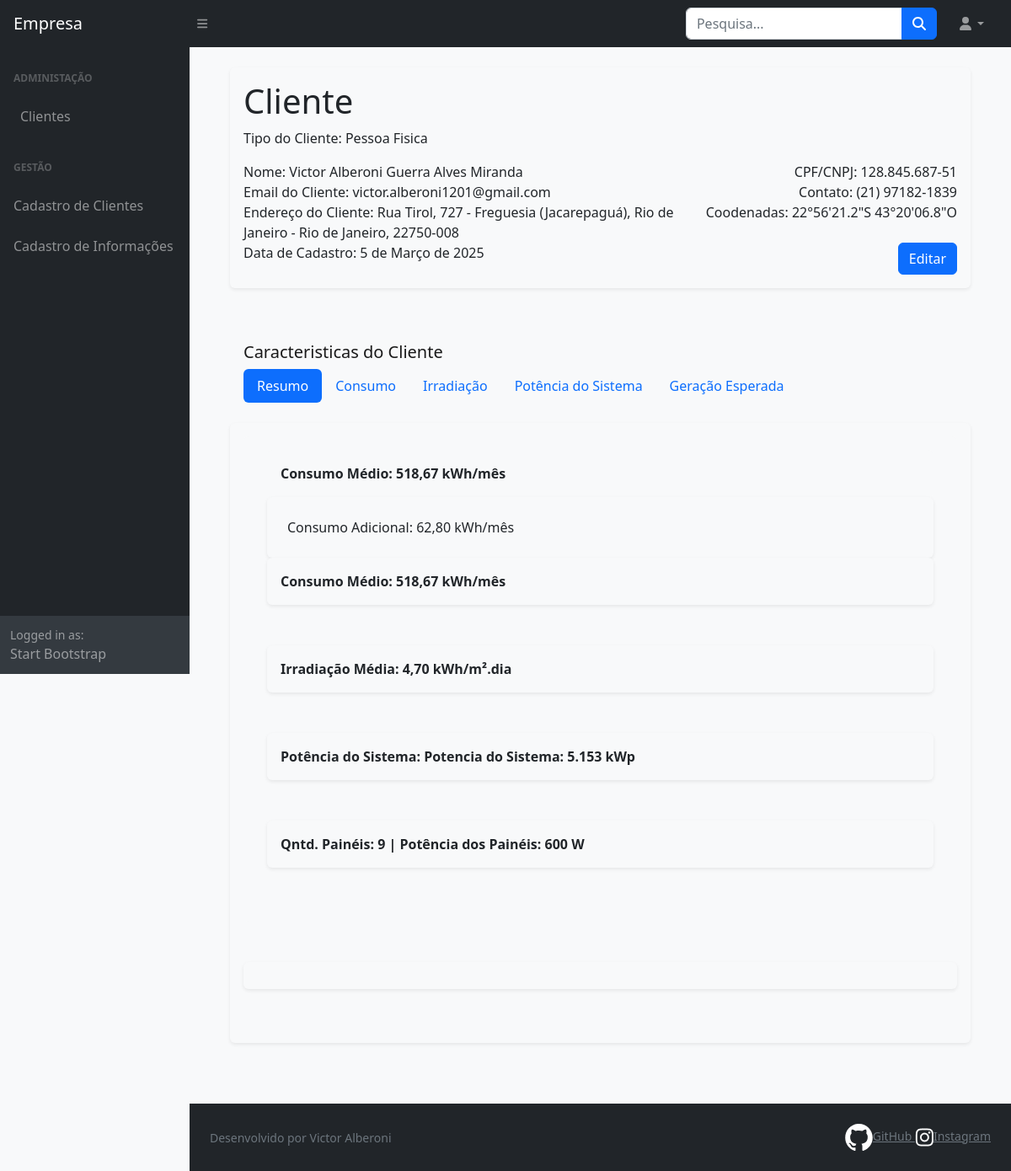
The page /cliente/1/ on the database its author committed.
### clientes/models.py (models this page shows, shortened)
class Cliente(models.Model):
    TYPE = (
        ('PJ','Pessoa Jurídica'),
        ('PF','Pessoa Fisica')
        )
    name = models.CharField(max_length=100,null=False,blank=False,verbose_name='Cliente')
    doc = models.CharField(max_length=14,unique=True,verbose_name='CPF/CNPJ')
    type_pf_pj = models.CharField(max_length=2, choices=TYPE, null=False,blank=False, default='PF',verbose_name='Tipo de Cliente')
    email = models.EmailField(max_length=200,blank=False,null=False,verbose_name='Email')
    phone1 = models.CharField(max_length=11,null=False,blank=False,verbose_name='Contato 1')
    phone2 = models.CharField(max_length=11,null=True,blank=True,verbose_name='Contato 2')
    coord_s = models.CharField(default='', max_length=11, verbose_name='Coordenada Sul', null=True, blank=True)
    coord_w = models.CharField(default='', max_length=11, verbose_name='Coordenada Oeste', null=True, blank=True)
    street = models.CharField(max_length=100,blank=False,null=False,verbose_name='Logradouro',default='-')
    street_number = models.CharField(max_length=100,blank=False,null=False,verbose_name='Numero',default='-')
    city = models.CharField(max_length=100,blank=True,null=True,verbose_name='Cidade')
    state = models.CharField(max_length=100,blank=True,null=True,verbose_name='Estado')
    postal_code = models.CharField(max_length=8,blank=False,null=False,verbose_name='CEP',default='-')
    bairro = models.CharField(max_length=100,blank=True,null=True,verbose_name='Bairro')
    register_date = models.DateField(default=datetime.now,blank=False,verbose_name='Data de Cadastro')
    class Meta:
        verbose_name_plural='Clientes'
    def format_postal(self,number):
        if not number:
            return ''
        digits = ''.join(filter(str.isdigit,number))
        if len(digits) == 8:
            return format_html('{}-{}',digits[:5],digits[5:])
        return number
    def format_coord(self):
        return f'{self.coord_s}S {self.coord_w}O'
    def format_endereco(self):
        return f'{self.street}, {self.street_number} - {self.bairro}, {self.city} - {self.state}, {self.format_postal(self.postal_code)}'

### calculosolar/models.py (models this page shows, shortened)
class CalculoSolar(models.Model):
    cliente = models.ForeignKey(Cliente, on_delete=models.CASCADE)
    cons_jan = models.IntegerField(default=0,verbose_name='Consumo (kWh) Janeiro',null=False,blank=False)
    cons_fev = models.IntegerField(default=0,verbose_name='Consumo (kWh) Fevereiro',null=False,blank=False)
    cons_mar = models.IntegerField(default=0,verbose_name='Consumo (kWh) Março',null=False,blank=False)
    cons_abr = models.IntegerField(default=0,verbose_name='Consumo (kWh) Abril',null=False,blank=False)
    cons_mai = models.IntegerField(default=0,verbose_name='Consumo (kWh) Maio',null=False,blank=False)
    cons_jun = models.IntegerField(default=0,verbose_name='Consumo (kWh) Junho',null=False,blank=False)
    cons_jul = models.IntegerField(default=0,verbose_name='Consumo (kWh) Julho',null=False,blank=False)
    cons_ago = models.IntegerField(default=0,verbose_name='Consumo (kWh) Agosto',null=False,blank=False)
    cons_set = models.IntegerField(default=0,verbose_name='Consumo (kWh) Setembro',null=False,blank=False)
    cons_out = models.IntegerField(default=0,verbose_name='Consumo (kWh) Outubro',null=False,blank=False)
    cons_nov = models.IntegerField(default=0,verbose_name='Consumo (kWh) Novembro',null=False,blank=False)
    cons_dez = models.IntegerField(default=0,verbose_name='Consumo (kWh) Dezembro',null=False,blank=False)
    @property
    def soma_potencia_adicional(self):
        return sum(item.calculopotadicional for item in self.adicaopotenciakwhmes_set.all())
    @property
    def soma_consumo_kwh_adicional(self):
        return sum(item.calculokwh for item in self.calcpotenciaadicional_set.all())
    @property
    def consumo_adicional_total(self):
        soma1 = self.soma_potencia_adicional
        soma2 = self.soma_consumo_kwh_adicional
        return (soma1 + soma2)
    @property
    def cons_total(self):
        soma3 = self.consumo_adicional_total
        soma4 = self.media_consumo
        return (soma4 + soma3)
    @property
    def media_consumo(self):
        meses = [
            self.cons_jan,self.cons_fev,self.cons_mar,
            self.cons_abr,self.cons_mai,self.cons_jun,
            self.cons_jul,self.cons_ago,self.cons_set,
            self.cons_out,self.cons_nov,self.cons_dez
        ]
        return sum(meses)/12 if all(meses) else 0
    class Meta:
        verbose_name = 'Consumo Médio'
        verbose_name_plural = 'Consumos Médios'

class AdicaoPotenciaKWHMes(models.Model): #adiciona a potencia ao consumo médio
    cliente = models.ForeignKey(CalculoSolar,on_delete=models.CASCADE)
    equipamento = models.CharField(verbose_name='Equipamento',default='',null=True,blank=True,max_length=100)
    consumo = models.FloatField(verbose_name='Consumo (kWh/mes)',null=True,blank=True)
    horas = models.FloatField(verbose_name='Horas de Uso por dia',null=True,blank=True)
    minutos = models.FloatField(verbose_name='Minutos de Uso por dia',null=True,blank=True)
    dias = models.FloatField(verbose_name='Dias uso mês',null=True,blank=True)
    @property
    def calculopotadicional(self):
        if None in (self.consumo, self.dias):
            return 0
        elif self.horas == None:
            potadicional = self.consumo*(self.dias/30)*(self.minutos/60)
            return potadicional
        elif self.minutos == None:
            potadicional = self.consumo*(self.dias/30)*(self.horas)
            return potadicional
        else:
            potadicional = self.consumo*(self.dias/30)*(self.horas+(self.minutos/60))
            return potadicional
    class Meta:
        verbose_name = 'Adição de consumo por kWh/mes do equipamento'
        verbose_name_plural = 'Adições de consumo por kWh/mes dos equipamentos'

class CalculoIrradianciaSolar(models.Model):
    estado = models.CharField(default='',max_length=200,null=False,blank=False)
    cidade = models.CharField(default='',max_length=200,null=False,blank=False)
    bairro = models.CharField(default='',max_length=200,null=False,blank=False)
    irradi_jan = models.FloatField(default=0,verbose_name='Irradiancia Janeiro',null=False,blank=False)
    irradi_fev = models.FloatField(default=0,verbose_name='Irradiancia Fevereiro',null=False,blank=False)
    irradi_mar = models.FloatField(default=0,verbose_name='Irradiancia Março',null=False,blank=False)
    irradi_abr = models.FloatField(default=0,verbose_name='Irradiancia Abril',null=False,blank=False)
    irradi_mai = models.FloatField(default=0,verbose_name='Irradiancia Maio',null=False,blank=False)
    irradi_jun = models.FloatField(default=0,verbose_name='Irradiancia Junho',null=False,blank=False)
    irradi_jul = models.FloatField(default=0,verbose_name='Irradiancia Julho',null=False,blank=False)
    irradi_ago = models.FloatField(default=0,verbose_name='Irradiancia Agosto',null=False,blank=False)
    irradi_set = models.FloatField(default=0,verbose_name='Irradiancia Setembro',null=False,blank=False)
    irradi_out = models.FloatField(default=0,verbose_name='Irradiancia Outubro',null=False,blank=False)
    irradi_nov = models.FloatField(default=0,verbose_name='Irradiancia Novembro',null=False,blank=False)
    irradi_dez = models.FloatField(default=0,verbose_name='Irradiancia Dezembro',null=False,blank=False)
    @property
    def media_irradiancia(self):
        meses = [
            self.irradi_jan,self.irradi_fev,self.irradi_mar,
            self.irradi_abr,self.irradi_mai,self.irradi_jun,
            self.irradi_jul,self.irradi_ago,self.irradi_set,
            self.irradi_out,self.irradi_nov,self.irradi_dez
        ]
        return sum(meses)/12 if all(meses) else 0
    class Meta:
        verbose_name = 'Irradiancia Média'
        verbose_name_plural = 'Irradiancias Médias'

class CalculoPotenciaGeracao(models.Model):
    cliente = models.ForeignKey(Cliente, on_delete=models.CASCADE)
    consumo = models.ForeignKey(CalculoSolar,on_delete=models.CASCADE, verbose_name='Consumo Base')
    irradi = models.ForeignKey(CalculoIrradianciaSolar,on_delete=models.CASCADE,verbose_name='Irradiação Solar')
    rendimento = models.IntegerField(default=100,null=False,blank=False,verbose_name='Eficiência do Sistema %')
    @property
    def calculogeracao(self):
        pger = ((self.consumo.media_consumo) + (self.consumo.soma_potencia_adicional))*1/(30*(self.irradi.media_irradiancia)*(self.rendimento/100))
        return pger
    def __str__(self):
        return f'Potencia do Sistema: {round(self.calculogeracao,3)} kWp'
    class Meta:
        verbose_name = 'Potência de Geração Necessária '
        verbose_name_plural = 'Potências de Geração Necessárias'

class QntPaineis(models.Model):
    cliente = models.ForeignKey(Cliente, on_delete=models.CASCADE)
    potgeracao = models.ForeignKey(CalculoPotenciaGeracao, on_delete=models.CASCADE,verbose_name='Potência de Geração')
    potpainel = models.IntegerField(default=0,null=False,blank=False,verbose_name='Potencia do Painel (W)')
    @property
    def calculopainel(self):
        n_painel = math.ceil(self.potgeracao.calculogeracao/(self.potpainel/1000))
        return n_painel
    @property
    def potenciasistema(self):
        potsis = self.calculopainel*(self.potpainel/1000)
        return potsis
    def __str__(self):
        return f'{self.calculopainel}'
    class Meta:
        verbose_name = 'Quantdade de Painel Necessário '
        verbose_name_plural = 'Quantdade de Painéis Necessários'
        ordering = ['-id']

### clientes/views.py (the view)
# urls.py: path('cliente/<int:cliente_id>/', cliente,name='cliente'),
def cliente(request,cliente_id):
    nome = get_object_or_404(Cliente,pk=cliente_id)
    try:
        try:
            conta = ContaClienteFile.objects.filter(client=nome)
        except:
            conta = None
        try:
            consumo = CalculoSolar.objects.filter(cliente=nome).get()
        except CalculoSolar.DoesNotExist:
            consumo = None
        try:
            irrad = CalculoIrradianciaSolar.objects.filter(bairro = nome.bairro).get()
        except CalculoIrradianciaSolar.DoesNotExist:
            irrad = None
        try:
            gerprev = GeracaoPrevista.objects.filter(cliente=nome).get()
        except GeracaoPrevista.DoesNotExist:
            gerprev = None
        try:
            pger = CalculoPotenciaGeracao.objects.filter(cliente=nome).get()
        except CalculoPotenciaGeracao.DoesNotExist:
            pger = None
        try:
            paineis = QntPaineis.objects.filter(cliente=nome).get()
        except:
            paineis = None
        try:
            cliente = Cliente.objects.get(id=cliente_id)
            if request.method == 'POST':
                form_up = DocUploadForm(request.POST,request.FILES)
                if form_up.is_valid():
                    conta = form_up.save(commit=False)
                    conta.client = cliente
                    conta.save()
                    messages.success(request,'Conta enviada com Sucesso')
                    return redirect('cliente',cliente_id=cliente_id)
            else:
                form_up = DocUploadForm()
        except:
            cliente = None
        conskwhm = AdicaoPotenciaKWHMes.objects.filter(cliente=consumo)
        potw = CalcPotenciaAdicional.objects.filter(cliente = consumo)
    except ( CalculoIrradianciaSolar.DoesNotExist, GeracaoPrevista.DoesNotExist):
        return redirect('cliente_novo',cliente_id=cliente_id)
    return render(request,'clientes/cliente.html',{'conta':conta,'nome':nome,'consumo':consumo,'irrad':irrad,'potadic':potw,'consadic':conskwhm,'gerprev':gerprev,'pger':pger,'paineis':paineis,'form_up':form_up,'cliente':cliente})

### clientes/forms.py
class DocUploadForm(forms.ModelForm):
    class Meta:
        model = ContaClienteFile
        fields = ['archives',]
        labels = {
            'archives':'Conta',
        }
        widgets={
            'archives':forms.FileInput(attrs={'class':'form-control'}),
        }

### clientes/templatetags/phone_format.py (called while the page is built)
@register.filter
def format_phone(phone):
    phone_str = str(phone)
    if len(phone_str) == 11:
        return f"({phone_str[:2]}) {phone_str[2:7]}-{phone_str[7:]}"
    elif len(phone_str) == 10:
        return f"({phone_str[:2]}) {phone_str[2:6]}-{phone_str[6:]}"
    return phone_str

@register.filter
def format_doc(doc):
    doc_str= ''.join(filter(str.isdigit,doc))
    if len(doc_str) == 11:
        return format_html('{}.{}.{}-{}',doc_str[:3],doc_str[3:6],doc_str[6:9],doc_str[9:])
    elif len(doc_str):
        return format_html('{}.{}.{}/{}-{}',doc_str[:2],doc_str[2:5],doc_str[5:8],doc_str[8:12],doc_str[12:])
    return doc_str

@register.filter
def format_type(doc):
    if doc == 'PF':
        return 'Pessoa Fisica'
    else:
        return 'Pessoa Jurídica'

### templates/clientes/cliente.html
{% extends 'shared/base.html' %}
{% load static %}
{% load phone_format %}
{% block content %}
<div class="container">
    {% include 'clientes/partials/_infocliente.html' %}
    {% include 'clientes/partials/_completo.html' %}
</div>
{% endblock %}

### templates/clientes/partials/_infocliente.html (shortened to what this page needs)
{% load static %}
{% load phone_format %}
<div class="container">
    <div class="shadow-sm p-3 mb-5  rounded">
        <h1 class="col">Cliente</h1>
        <p class="col">Tipo do Cliente: {{nome.type_pf_pj|format_type}}</p>
        <div class="row justify-content-md-left">
            <div class="col">Nome: {{nome.name}}</div>
            <div class="col-md-auto">CPF/CNPJ: {{nome.doc|format_doc}}</div>
        </div>
        <div class="row justify-content-md-left">
            <div class="col">Email do Cliente: {{nome.email}}</div>
            <div class="col-md-auto">Contato: {{nome.phone1|format_phone }}</div>
        </div>
        <div class="row justify-content-md-left">
            <div class="col">Endereço do Cliente: {{nome.format_endereco}}</div>
            <div class="col-md-auto">Coodenadas: {{nome.format_coord}}</div>
        </div>
        <div class="row justify-content-md-left">
            <div class="col">Data de Cadastro: {{nome.register_date}}</div>
            <div class="col-md-auto">
                <a href="{% url 'edit_cliente' nome.id %}">
                    <button class="btn btn-primary">Editar</button>
                </a>
            </div>
        </div>
    </div>
</div>

### templates/clientes/partials/_resumo.html
<div class="container">
    <strong>
            <div class="shadow-none p-3  bg-light rounded">
                {% if consumo %}
                Consumo Médio: {{consumo.media_consumo|floatformat:2}} kWh/mês
                {% else %}
                Consumo Médio: 0 kWh/mês
                {% endif %}
            </div>
    </strong>
        <div class="shadow-sm p-4 bg-light rounded">
            {% if consumo %}
            Consumo Adicional: {{consumo.consumo_adicional_total|floatformat:2 }} kWh/mês
            {% else %}
                Consumo Total: 0 kWh/mês
            {% endif %}
        </div>
    <strong>
            <div class="shadow-sm p-3 mb-5 bg-light rounded">
                {% if consumo %}
                Consumo Médio: {{consumo.media_consumo|floatformat:2}} kWh/mês
                {% else %}
                Consumo Total: 0 kWh/mês
                {% endif %}
            </div>
    </strong>
    <strong>
        <div class="shadow-sm p-3 mb-5 bg-light rounded">
            {% if irrad %}
            Irradiação Média: {{irrad.media_irradiancia|floatformat:2 }} kWh/m².dia
            {% else %}
                Irradiação Média: 0 kWh/m².dia
            {% endif %}
        </div>
    </strong>
    <strong>
        <div class="shadow-sm p-3 mb-5 bg-light rounded">
            {% if pger %}
            Potência do Sistema: {{pger}}
            {% else %}
            Potência do Sistema: 0 kWp
            {% endif %}
        </div>
    </strong>
    <strong>
        <div class="shadow-sm p-3 mb-5 bg-light rounded">
            {% if paineis %}
            Qntd. Painéis: {{paineis}}  |  Potência dos Painéis: {{paineis.potpainel}} W
            {% else %}
            Qntd. Painéis: -  |  Potência dos Painéis: -
            {% endif %}
        </div>
    </strong>
</div>

### rows shown on the page
Cliente: type_pf_pj "Pessoa Fisica", name "Victor Alberoni Guerra Alves Miranda", doc "128.845.687-51", email "victor.alberoni1201@gmail.com", phone1 "(21) 97182-1839", format_endereco "Rua Tirol, 727 - Freguesia (Jacarepaguá), Rio de Janeiro - Rio de Janeiro, 22750-008", format_coord "22°56'21.2\"S 43°20'06.8\"O", register_date "5 de Março de 2025"
CalculoSolar: media_consumo "518,67", consumo_adicional_total "62,80"
CalculoIrradianciaSolar: media_irradiancia "4,70"
CalculoPotenciaGeracao: consumo+irradi "Potencia do Sistema: 5.153 kWp"
QntPaineis: potgeracao.irradi_mar "9", potpainel "600"
